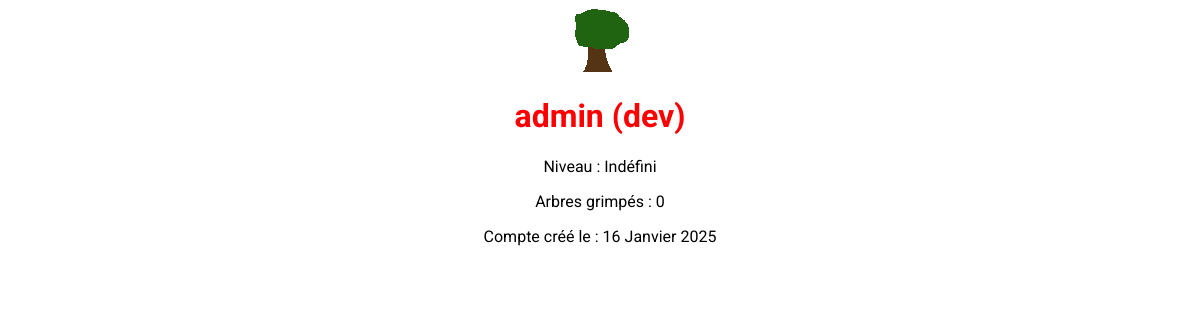
Screenshot of /php/flux/infos.php (signed in) with the database file from the repository.
### tables this page shows
CREATE TABLE `comptes` (
  `identifiant` varchar(20) NOT NULL,
  `mot_de_passe` varchar(50) NOT NULL,
  `niveau` varchar(20) NOT NULL DEFAULT 'Indéfini',
  `arbres_grimpes` int NOT NULL DEFAULT '0',
  `date_creation` timestamp NOT NULL DEFAULT CURRENT_TIMESTAMP
);

### php/requetes.php (called while the page is built, shortened)
<?php
function creer_pdo() {
  $configs = include('config.php');
  $pdo_source = "mysql:host={$configs['host']};dbname={$configs['dbname']}";
  $pdo = new PDO($pdo_source, $configs['username'], $configs['password']);
  return $pdo;
}
function faire_requete_sql($sql) {
  $pdo = creer_pdo();
  $requete = $pdo->prepare($sql);
  $requete->execute();
  return $requete;
}
function obtenir_compte_correspondant($nom_utilisateur) {
  $sql = "SELECT * FROM comptes WHERE identifiant = '$nom_utilisateur'";
  $requete = faire_requete_sql($sql);
  $resultat = $requete->fetchAll();
  return $resultat[0];
}
?>

### php/flux/date.php (called while the page is built, shortened)
<?php
function obtenir_mois_francais($mois) {
  $mois_anglais = array(
    "January", "February", "March", "April", "May", "June", "July",
    "August", "September", "October", "November", "Décember"
  );
  $mois_francais = array(
    "Janvier", "Février", "Mars", "Avril", "Mai", "Juin", "Juillet",
    "Août", "Septembre", "Octobre", "Novembre", "Décembre"
  );
  $indice = array_search($mois, $mois_anglais);
  return $mois_francais[$indice];
}
function obtenir_date($date_brute, $heure_incluse=false) {
  $longueur_date = strlen('YYYY-MM-DD');
  $sans_heures = substr($date_brute, 0, $longueur_date);
  $date_creation = DateTime::createFromFormat('Y-m-d', $sans_heures);
  $sortie = explode(' ', $date_creation->format('j F Y'));
  $sortie[1] = obtenir_mois_francais($sortie[1]);
  return join(' ', $sortie);
}
?>

### php/flux/infos.php (the view, shortened to what this page needs)
<!DOCTYPE html>
<html lang="fr">
  <head>
    <link rel="stylesheet" href="../../css/style.css">
  </head>
  <body>
  <img alt="Votre photo de profil" src="../../static/photo_profil.png"><br>
  <?php
  require('../requetes.php');
  $nom_utilisateur = $_COOKIE['identifiant'];
  $compte = obtenir_compte_correspondant($nom_utilisateur);
  if ($nom_utilisateur === 'admin') {
    echo "<h1 style=\"color: red\">{$nom_utilisateur} (dev)</h1>";
  } else {
    echo "<h1>{$nom_utilisateur}</h1>";
  }
  echo "
    <p>Niveau : {$compte['niveau']}</p>
    <p>Arbres grimpés : {$compte['arbres_grimpes']}</p>
  ";
  require('date.php');
  $date = obtenir_date($compte['date_creation']);
  echo "<p>Compte créé le : $date</p>";
  ?>
  </body>
</html>

### css/style.css (style rules this page uses)
:root { --decalage-symbole: -15px; }
body { text-align: center; font-family: 'Roboto', serif; }

### rows the page displays
comptes: niveau "Indéfini", arbres_grimpes "0", date_creation "16 Janvier 2025"

### other values shown
$nom_utilisateur "admin"
